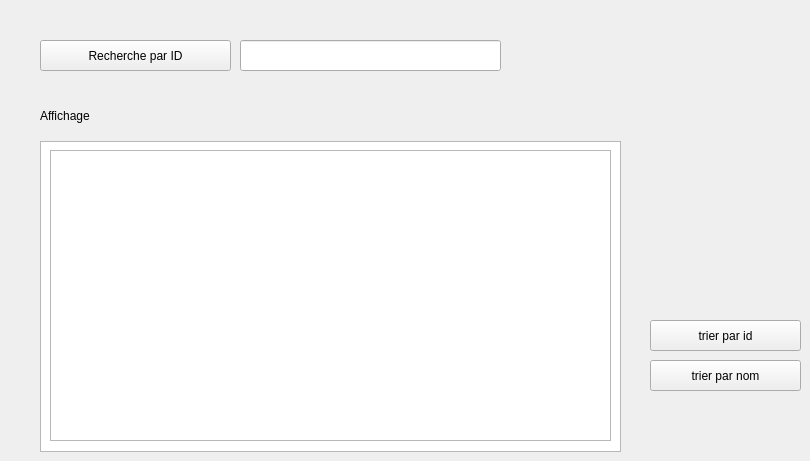
                      <widget class="QWidget" name="tab_27">
                       <attribute name="title">
                        <string>Afficher</string>
                       </attribute>
                       <widget class="QPushButton" name="pushButton_44">
                        <property name="geometry">
                         <rect>
                          <x>650</x>
                          <y>360</y>
                          <width>151</width>
                          <height>31</height>
                         </rect>
                        </property>
                        <property name="styleSheet">
                         <string notr="true"/>
                        </property>
                        <property name="text">
                         <string>trier par nom</string>
                        </property>
                       </widget>
                       <widget class="QTableView" name="tableView_7">
                        <property name="geometry">
                         <rect>
                          <x>40</x>
                          <y>141</y>
                          <width>581</width>
                          <height>311</height>
                         </rect>
                        </property>
                       </widget>
                       <widget class="QPushButton" name="pushButton_25">
                        <property name="geometry">
                         <rect>
                          <x>40</x>
                          <y>40</y>
                          <width>191</width>
                          <height>31</height>
                         </rect>
                        </property>
                        <property name="styleSheet">
                         <string notr="true">
font: 63 10pt &quot;Yu Gothic UI Semibold&quot;;</string>
                        </property>
                        <property name="text">
                         <string>Recherche par ID</string>
                        </property>
                       </widget>
                       <widget class="QPushButton" name="pushButton_40">
                        <property name="geometry">
                         <rect>
                          <x>650</x>
                          <y>320</y>
                          <width>151</width>
                          <height>31</height>
                         </rect>
                        </property>
                        <property name="styleSheet">
                         <string notr="true"/>
                        </property>
                        <property name="text">
                         <string>trier par id</string>
                        </property>
                       </widget>
                       <widget class="QLabel" name="label_73">
                        <property name="geometry">
                         <rect>
                          <x>40</x>
                          <y>100</y>
                          <width>71</width>
                          <height>31</height>
                         </rect>
                        </property>
                        <property name="styleSheet">
                         <string notr="true">font: 10pt &quot;Segoe MDL2 Assets&quot;;</string>
                        </property>
                        <property name="text">
                         <string>Affichage</string>
                        </property>
                       </widget>
                       <widget class="QTableView" name="tableView_8">
                        <property name="geometry">
                         <rect>
                          <x>50</x>
                          <y>150</y>
                          <width>561</width>
                          <height>291</height>
                         </rect>
                        </property>
                       </widget>
                       <widget class="QLineEdit" name="lineEdit_13">
                        <property name="geometry">
                         <rect>
                          <x>240</x>
                          <y>40</y>
                          <width>261</width>
                          <height>31</height>
                         </rect>
                        </property>
                        <property name="styleSheet">
                         <string notr="true"/>
                        </property>
                       </widget>
                      </widget>
